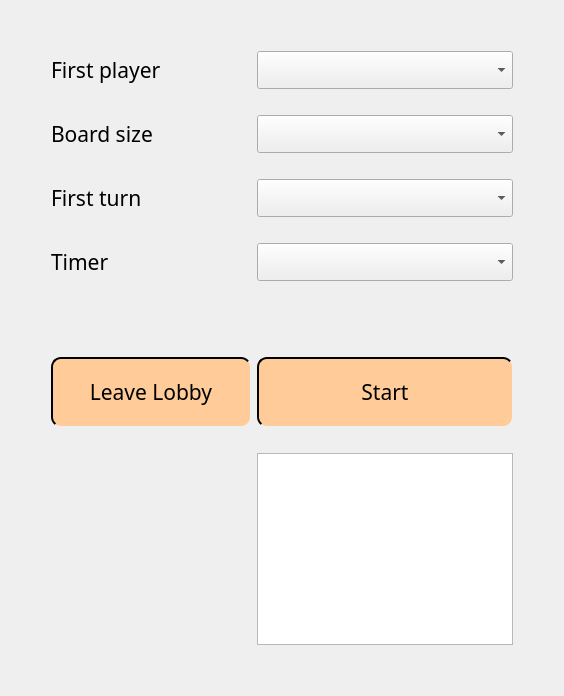
      <widget class="QWidget" name="LobbyPage">
       <property name="styleSheet">
        <string notr="true">QWidget#LobbyPage {
	border-image: url(./MainMenuImage.png)
}</string>
       </property>
       <layout class="QGridLayout" name="gridLayout_3">
        <item row="7" column="2">
         <widget class="QComboBox" name="timerOnlineCombobox">
          <property name="font">
           <font>
            <family>Bauhaus 93</family>
            <pointsize>16</pointsize>
           </font>
          </property>
         </widget>
        </item>
        <item row="4" column="1">
         <spacer name="verticalSpacer_13">
          <property name="orientation">
           <enum>Qt::Vertical</enum>
          </property>
          <property name="sizeType">
           <enum>QSizePolicy::Minimum</enum>
          </property>
          <property name="sizeHint" stdset="0">
           <size>
            <width>20</width>
            <height>20</height>
           </size>
          </property>
         </spacer>
        </item>
        <item row="10" column="1">
         <spacer name="verticalSpacer_17">
          <property name="orientation">
           <enum>Qt::Vertical</enum>
          </property>
          <property name="sizeType">
           <enum>QSizePolicy::Minimum</enum>
          </property>
          <property name="sizeHint" stdset="0">
           <size>
            <width>20</width>
            <height>20</height>
           </size>
          </property>
         </spacer>
        </item>
        <item row="1" column="3">
         <spacer name="horizontalSpacer_7">
          <property name="orientation">
           <enum>Qt::Horizontal</enum>
          </property>
          <property name="sizeHint" stdset="0">
           <size>
            <width>40</width>
            <height>20</height>
           </size>
          </property>
         </spacer>
        </item>
        <item row="9" column="2">
         <widget class="QPushButton" name="startGameOnlineButton">
          <property name="minimumSize">
           <size>
            <width>200</width>
            <height>70</height>
           </size>
          </property>
          <property name="font">
           <font>
            <family>Bauhaus 93</family>
            <pointsize>16</pointsize>
           </font>
          </property>
          <property name="styleSheet">
           <string notr="true">QPushButton {
	background-color: #FFCC99;
	border-style: outset;
	border-width: 2px;
	border-radius: 10px;
}
QPushButton:hover {
	background-color: #FFC080;
	border-style: outset;
	border-width: 2px;
	border-radius: 10px;
}</string>
          </property>
          <property name="text">
           <string>Start</string>
          </property>
         </widget>
        </item>
        <item row="12" column="1">
         <spacer name="verticalSpacer_9">
          <property name="orientation">
           <enum>Qt::Vertical</enum>
          </property>
          <property name="sizeHint" stdset="0">
           <size>
            <width>20</width>
            <height>40</height>
           </size>
          </property>
         </spacer>
        </item>
        <item row="2" column="1">
         <spacer name="verticalSpacer_12">
          <property name="orientation">
           <enum>Qt::Vertical</enum>
          </property>
          <property name="sizeType">
           <enum>QSizePolicy::Minimum</enum>
          </property>
          <property name="sizeHint" stdset="0">
           <size>
            <width>20</width>
            <height>20</height>
           </size>
          </property>
         </spacer>
        </item>
        <item row="7" column="1">
         <widget class="QLabel" name="label_13">
          <property name="font">
           <font>
            <family>Bauhaus 93</family>
            <pointsize>16</pointsize>
           </font>
          </property>
          <property name="text">
           <string>Timer</string>
          </property>
         </widget>
        </item>
        <item row="3" column="2">
         <widget class="QComboBox" name="boardSizeOnlineCombobox">
          <property name="font">
           <font>
            <family>Bauhaus 93</family>
            <pointsize>16</pointsize>
           </font>
          </property>
         </widget>
        </item>
        <item row="8" column="1">
         <spacer name="verticalSpacer_16">
          <property name="orientation">
           <enum>Qt::Vertical</enum>
          </property>
          <property name="sizeType">
           <enum>QSizePolicy::Minimum</enum>
          </property>
          <property name="sizeHint" stdset="0">
           <size>
            <width>20</width>
            <height>70</height>
           </size>
          </property>
         </spacer>
        </item>
        <item row="3" column="1">
         <widget class="QLabel" name="label_10">
          <property name="font">
           <font>
            <family>Bauhaus 93</family>
            <pointsize>16</pointsize>
           </font>
          </property>
          <property name="text">
           <string>Board size</string>
          </property>
         </widget>
        </item>
        <item row="0" column="1">
         <spacer name="verticalSpacer_10">
          <property name="orientation">
           <enum>Qt::Vertical</enum>
          </property>
          <property name="sizeHint" stdset="0">
           <size>
            <width>20</width>
            <height>40</height>
           </size>
          </property>
         </spacer>
        </item>
        <item row="9" column="1">
         <widget class="QPushButton" name="pushButton_2">
          <property name="minimumSize">
           <size>
            <width>200</width>
            <height>70</height>
           </size>
          </property>
          <property name="font">
           <font>
            <family>Bauhaus 93</family>
            <pointsize>16</pointsize>
           </font>
          </property>
          <property name="styleSheet">
           <string notr="true">QPushButton {
	background-color: #FFCC99;
	border-style: outset;
	border-width: 2px;
	border-radius: 10px;
}
QPushButton:hover {
	background-color: #FFC080;
	border-style: outset;
	border-width: 2px;
	border-radius: 10px;
}</string>
          </property>
          <property name="text">
           <string>Leave Lobby</string>
          </property>
         </widget>
        </item>
        <item row="11" column="2">
         <widget class="QTextEdit" name="chatTextEdit">
          <property name="readOnly">
           <bool>true</bool>
          </property>
         </widget>
        </item>
        <item row="1" column="0">
         <spacer name="horizontalSpacer_6">
          <property name="orientation">
           <enum>Qt::Horizontal</enum>
          </property>
          <property name="sizeHint" stdset="0">
           <size>
            <width>40</width>
            <height>20</height>
           </size>
          </property>
         </spacer>
        </item>
        <item row="6" column="1">
         <spacer name="verticalSpacer_15">
          <property name="orientation">
           <enum>Qt::Vertical</enum>
          </property>
          <property name="sizeType">
           <enum>QSizePolicy::Minimum</enum>
          </property>
          <property name="sizeHint" stdset="0">
           <size>
            <width>20</width>
            <height>20</height>
           </size>
          </property>
         </spacer>
        </item>
        <item row="1" column="2">
         <widget class="QComboBox" name="firstPlayerOnlineCombobox">
          <property name="font">
           <font>
            <family>Bauhaus 93</family>
            <pointsize>16</pointsize>
           </font>
          </property>
         </widget>
        </item>
        <item row="5" column="2">
         <widget class="QComboBox" name="firstTurnOnlineCombobox">
          <property name="font">
           <font>
            <family>Bauhaus 93</family>
            <pointsize>16</pointsize>
           </font>
          </property>
         </widget>
        </item>
        <item row="5" column="1">
         <widget class="QLabel" name="label_11">
          <property name="font">
           <font>
            <family>Bauhaus 93</family>
            <pointsize>16</pointsize>
           </font>
          </property>
          <property name="text">
           <string>First turn</string>
          </property>
         </widget>
        </item>
        <item row="1" column="1">
         <widget class="QLabel" name="label_4">
          <property name="font">
           <font>
            <family>Bauhaus 93</family>
            <pointsize>16</pointsize>
           </font>
          </property>
          <property name="text">
           <string>First player</string>
          </property>
         </widget>
        </item>
       </layout>
      </widget>
